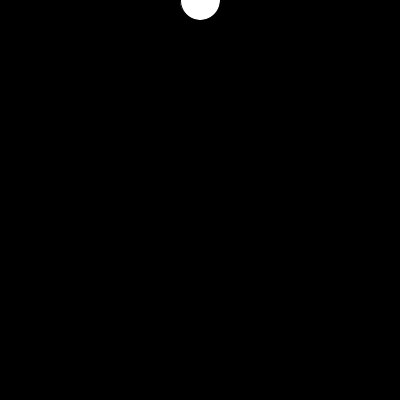
Frame 1 (no input)
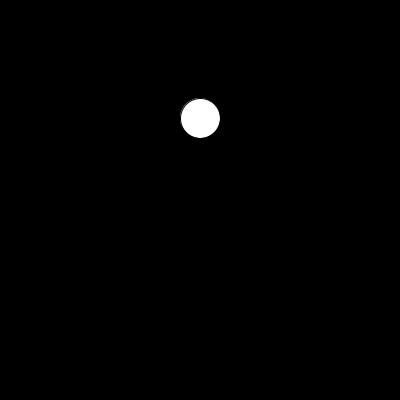
Frame 60 (the mouse pressed at the canvas centre just before this capture)
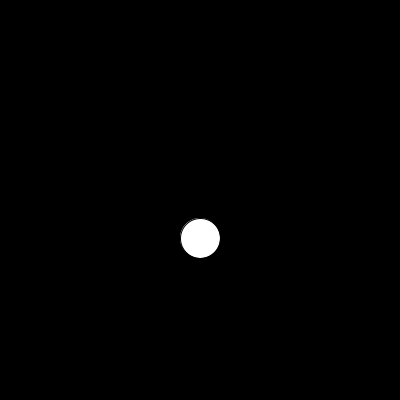
Frame 120 (the mouse held since frame 60 and released just before this capture)

The Processing sketch that drew these frames (run headless with seeded random() and noise(); from frame 60 on, the mouse is pressed at the canvas centre):

// Processing sketch: problem03
// ── problem03.pde
int yPos;
int deltaY = 2;

void setup() {
  size(400, 400);
  yPos = 0;
}

void draw() {
  background(0, 0, 0);
  ellipse(width/2, yPos, 40, 40);
  
  yPos = yPos + deltaY;
  
  if ( (yPos <= 0) || (yPos >= height) ) {
    deltaY = -1 * deltaY; 
  }
  
}
